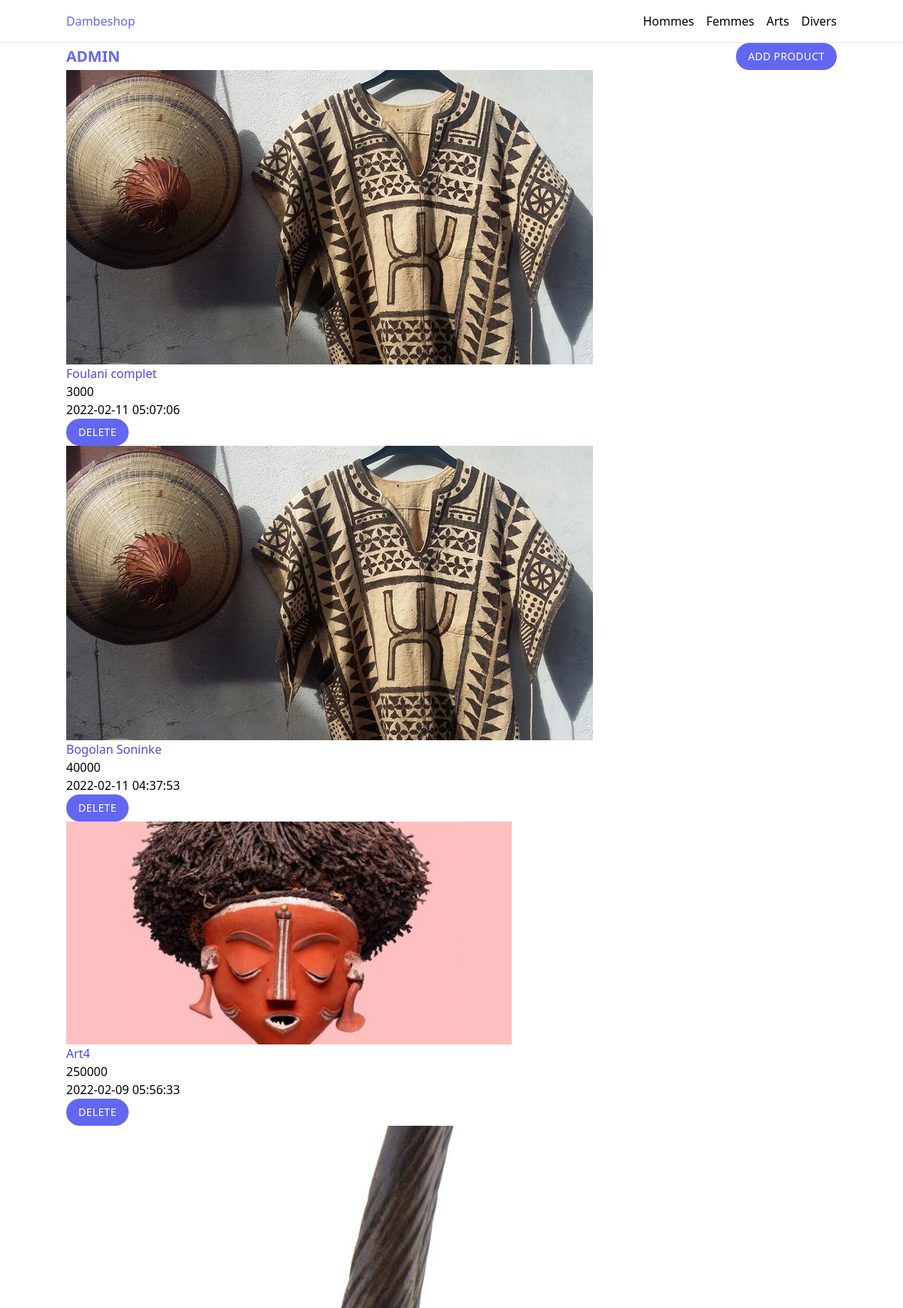
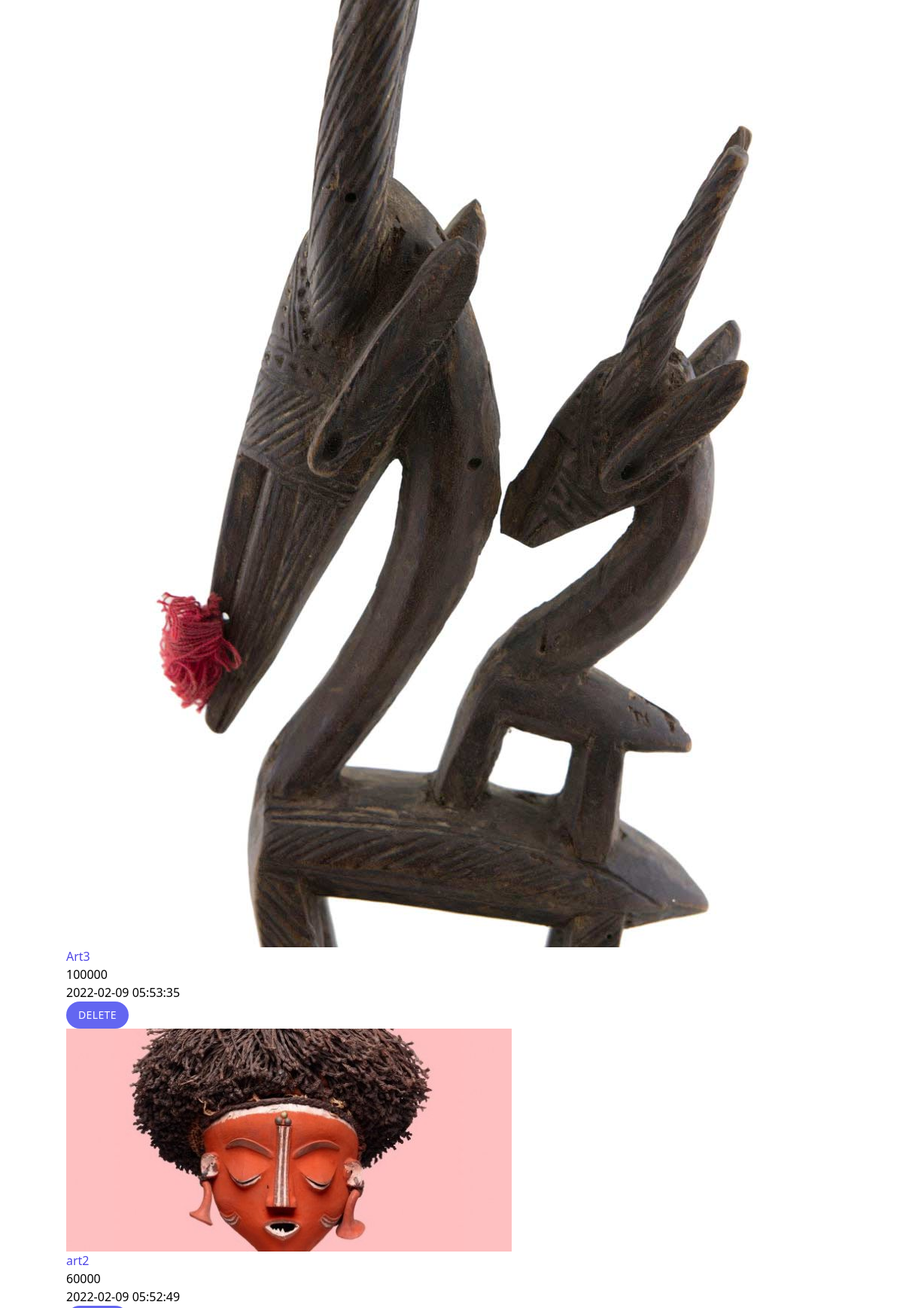
Screenshot of /admin/dashboard (signed in, upper part) with the database file from the repository (2 pictures, top to bottom).
### tables this page shows
CREATE TABLE products(
    id INTEGER PRIMARY KEY,
    name TEXT NOT NULL,
    description TEXT NOT NULL,
    price INTEGER NOT NULL,
    original_filename TEXT NOT NULL,
    unique_filename TEXT NOT NULL,
    category_id INTEGER NOT NULL,
    admin_username TEXT NOT NULL,
    timestamp DATETIME DEFAULT CURRENT_TIMESTAMP,
    FOREIGN KEY (category_id) REFERENCES categories,
    FOREIGN KEY (admin_username) REFERENCES admins
);

### app.py (the view)
@app.route('/admin/dashboard')
@admin_required
def admin_dashboard():
    products = get_all_products(db)
    return render_template('/admin/dashboard.html',products=products)

### helpers.py (called while the page is built)
def admin_required(f):
    @wraps(f)
    def wrapper(*args,**kwargs):
        if not session.get('admin'):
            return redirect('/admin')
        else:
            return f(*args,**kwargs)
    return wrapper

### sql_utils.py (called while the page is built)
def get_all_products(db,order="DESC"):
    return db.execute('''SELECT products.id,products.name,price,timestamp,unique_filename,description,
    categories.title as category,admins.username as admin_username,
    admins.phone as admin_phone
    FROM products,categories,admins
    WHERE products.category_id = categories.id
    AND products.admin_username = admins.username ORDER BY timestamp DESC''')

### templates/admin/dashboard.html (shortened to what this page needs)
{% extends "base.html" %} {% block content %}
<div class="container mx-auto">
  <header class="flex items-center justify-between">
    <h1 class="text-xl uppercase text-indigo-500 font-bold">Admin</h1>
    <div>
      <a
        href="/admin/add"
        class="inline-block bg-indigo-500 px-4 py-2 uppercase text-sm tracking-wide text-white rounded-full focus:outline:none focus:ring"
        >Add Product</a
      >
    </div>
  </header>
  <ul>
    {% for p in products %}
    <li>
      <div>
        <a href="/admin/dashboard/{{p['id']}}">
          <div>
            <img
              src="{{ url_for('display_image', filename=p['unique_filename']) }}"
            />
            <p class="text-indigo-600">{{ p['name'] }}</p>
            <p>{{ p['price'] }}</p>
            <p>{{ p['timestamp'] }}</p>
          </div>
        </a>
        <button
          data-id="{{ p['id'] }}"
          class="admin-btn-delete bg-indigo-500 text-white uppercase text-sm tracking-wide py-2 px-4 rounded-full focus:outline-none focus:ring"
        >
          Delete
        </button>
      </div>
    </li>
    {% endfor %}
  </ul>
</div>
{% endblock %}

### static/css/style.css (style rules this page uses)
html { line-height: 1.5; -webkit-text-size-adjust: 100%; -moz-tab-size: 4; -o-tab-size: 4; tab-size: 4; font-family: ui-sans-serif, system-ui, -apple-system, BlinkMacSystemFont, "Segoe UI", Roboto, "Helvetica Neue", Arial, "Noto Sans", sans-serif, "Apple Color Emoji", "Segoe UI Emoji", "Segoe UI Symbol", "Noto Color Emoji"; }
body { margin: 0; line-height: inherit; }
h1, h2, h3, h4, h5, h6 { font-size: inherit; font-weight: inherit; }
a { color: inherit; text-decoration: inherit; }
button, input, optgroup, select, textarea { font-family: inherit; font-size: 100%; line-height: inherit; color: inherit; margin: 0; padding: 0; }
button, select { text-transform: none; }
button, [type='button'], [type='reset'], [type='submit'] { -webkit-appearance: button; background-color: transparent; background-image: none; }
blockquote, dl, dd, h1, h2, h3, h4, h5, h6, hr, figure, p, pre { margin: 0; }
ol, ul, menu { list-style: none; margin: 0; padding: 0; }
button, [role="button"] { cursor: pointer; }
img, svg, video, canvas, audio, iframe, embed, object { display: block; vertical-align: middle; }
img, video { max-width: 100%; height: auto; }
.container { width: 100%; }
@media (min-width: 640px) { .container { max-width: 640px; } }
@media (min-width: 768px) { .container { max-width: 768px; } }
@media (min-width: 1024px) { .container { max-width: 1024px; } }
.mx-auto { margin-left: auto; margin-right: auto; }
.inline-block { display: inline-block; }
.flex { display: flex; }
.min-h-screen { min-height: 100vh; }
.flex-col { flex-direction: column; }
.items-center { align-items: center; }
.justify-between { justify-content: space-between; }
.rounded-full { border-radius: 9999px; }
.bg-indigo-500 { --tw-bg-opacity: 1; background-color: rgb(99 102 241 / var(--tw-bg-opacity)); }
.px-4 { padding-left: 1rem; padding-right: 1rem; }
.py-2 { padding-top: 0.5rem; padding-bottom: 0.5rem; }
.text-sm { font-size: 0.875rem; line-height: 1.25rem; }
.text-xl { font-size: 1.25rem; line-height: 1.75rem; }
.font-bold { font-weight: 700; }
.uppercase { text-transform: uppercase; }
.tracking-wide { letter-spacing: 0.025em; }
.text-indigo-500 { --tw-text-opacity: 1; color: rgb(99 102 241 / var(--tw-text-opacity)); }
.text-white { --tw-text-opacity: 1; color: rgb(255 255 255 / var(--tw-text-opacity)); }
.text-indigo-600 { --tw-text-opacity: 1; color: rgb(79 70 229 / var(--tw-text-opacity)); }

### rows the page displays
products: unique_filename (picture), name "Foulani complet", price "3000", timestamp "2022-02-11 05:07:06"
products: unique_filename (picture), name "Bogolan Soninke", price "40000", timestamp "2022-02-11 04:37:53"
products: unique_filename (picture), name "Art4", price "250000", timestamp "2022-02-09 05:56:33"
products: unique_filename (picture), name "Art3", price "100000", timestamp "2022-02-09 05:53:35"
products: unique_filename (picture), name "art2", price "60000", timestamp "2022-02-09 05:52:49"
